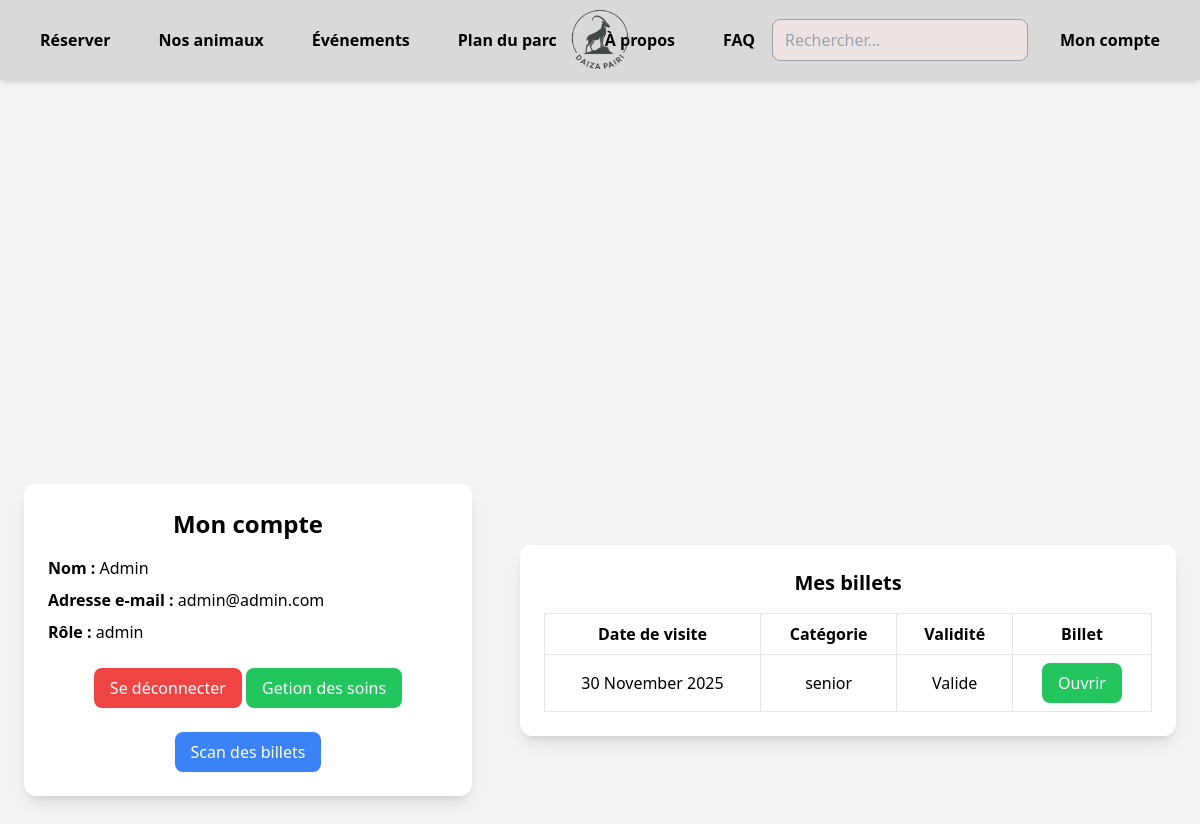
The page /compte (signed in) on the database its author committed.
### server.py (models this page shows, shortened)
class User(db.Model, UserMixin): # Définir le modèle User
    id = db.Column(db.Integer, primary_key=True)
    nom = db.Column(db.String(80), unique=True, nullable=False)
    prenom = db.Column(db.String(80))
    email = db.Column(db.String(120), unique=True, nullable=False)
    password = db.Column(db.String(200), nullable=False)
    role = db.Column(db.String(20), nullable=False) # user, soigneur, admin

class Tickets(db.Model): # Définir le modèle Tickets
    id = db.Column(db.Integer, primary_key=True)
    nom = db.Column(db.String(100), nullable=False)
    prenom = db.Column(db.String(100), nullable=False)
    uuid = db.Column(db.String(36), unique=True, nullable=False)
    validite = db.Column(db.String(50), nullable=False)
    date_visite = db.Column(db.String(50), nullable=False)
    categorie = db.Column(db.String(50), nullable=False)
    user_id = db.Column(db.Integer, db.ForeignKey('user.id'), nullable=False)

### server.py (the view)
@app.route("/compte")
@login_required
def compte():
    tickets = Tickets.query.filter_by(user_id=current_user.id).all()
    return render_template("compte.html", tickets=tickets)

### server.py (called while the page is built)
def login_required(f):
    @wraps(f)
    def decorated_function(*args, **kwargs):
        if not current_user.is_authenticated:
            flash("Vous devez être connecté pour accéder à cette page.", 'danger')
            return redirect(url_for('login'))
        return f(*args, **kwargs)
    return decorated_function

@login_manager.user_loader # Charge l'utilisateur si il se connecte
def load_user(id):
    return db.session.get(User, int(id))

@app.template_filter('date_humaine')
def date_humaine(value):
    if isinstance(value, str):
        value = datetime.strptime(value, "%Y-%m-%d")
    return value.strftime("%d %B %Y")  # ex : 27 novembre 2025

### templates/compte.html (shortened to what this page needs)
<!DOCTYPE html>
<html lang="fr">
  <head>
    <script src="https://cdn.tailwindcss.com"></script>
  </head>
  <body class="w-full h-screen bg-[#EDE3E3]">
    {% include '/components/nav.html' %}
    <div class="bg-gray-100 flex items-center justify-center min-h-screen">
      <div
        class="bg-white shadow-lg rounded-xl p-6 w-full max-w-md text-center m-6"
      >
        <h1 class="text-2xl font-bold mb-4">Mon compte</h1>
        <div class="text-left space-y-2">
          <p><span class="font-semibold">Nom :</span> {{ current_user.nom }}</p>
          <p>
            <span class="font-semibold">Adresse e-mail :</span> {{
            current_user.email }}
          </p>
          <p>
            <span class="font-semibold">Rôle :</span> {{ current_user.role }}
          </p>
        </div>
        <a
          href="/logout"
          class="mt-6 inline-block bg-red-500 hover:bg-red-600 text-white py-2 px-4 rounded-lg transition"
        >
          Se déconnecter
        </a>
        {% if current_user.role == 'admin' or current_user.role == 'soigneur' %}
        <a
          href="/soins"
          class="mt-6 inline-block bg-green-500 hover:bg-green-600 text-white py-2 px-4 rounded-lg transition"
        >
          Getion des soins
        </a>
        {% endif %}
        {% if current_user.role == 'admin' %}
        <a
          href="/checktickets"
          class="mt-6 inline-block bg-blue-500 hover:bg-blue-600 text-white py-2 px-4 rounded-lg transition"
        >
          Scan des billets
        </a>
        {% endif %}
      </div>
      {% if tickets %}
      <div
        class="bg-white shadow-lg rounded-xl p-6 w-full max-w-2xl text-center m-6"
      >
        <h2 class="text-xl font-bold mb-4">Mes billets</h2>
        <table class="w-full table-auto border-collapse">
          <thead>
            <tr>
              <th class="border px-4 py-2">Date de visite</th>
              <th class="border px-4 py-2">Catégorie</th>
              <th class="border px-4 py-2">Validité</th>
              <th class="border px-4 py-2">Billet</th>
            </tr>
          </thead>
          <tbody>
            {% for ticket in tickets %}
            <tr>
              <td class="border px-4 py-2">
                {{ ticket.date_visite | date_humaine }}
              </td>
              <td class="border px-4 py-2">{{ ticket.categorie }}</td>
              <td class="border px-4 py-2">
                {{ 'Valide' if ticket.validite == 'True' else 'Invalide' }}
              </td>
              <td class="border px-4 py-2">
                <button onclick="openQRCode('{{ ticket.uuid }}')" class="bg-green-500 hover:bg-green-600 text-white py-2 px-4 rounded-lg transition">
                  Ouvrir
                </button>
              </td>
            </tr>
            {% endfor %}
          </tbody>
        </table>
      </div>
      {% else %}
      <div
        class="bg-white shadow-lg rounded-xl p-6 w-full max-w-md text-center m-6"
      >
        <p class="text-gray-600">Vous n'avez pas encore de billets réservés.</p>
      </div>
      {% endif %}
    </div>
  </body>
</html>

### rows shown on the page
User: nom "Admin", email "admin@admin.com", role "admin"
Tickets: date_visite "30 November 2025", categorie "senior", validite "Valide"
